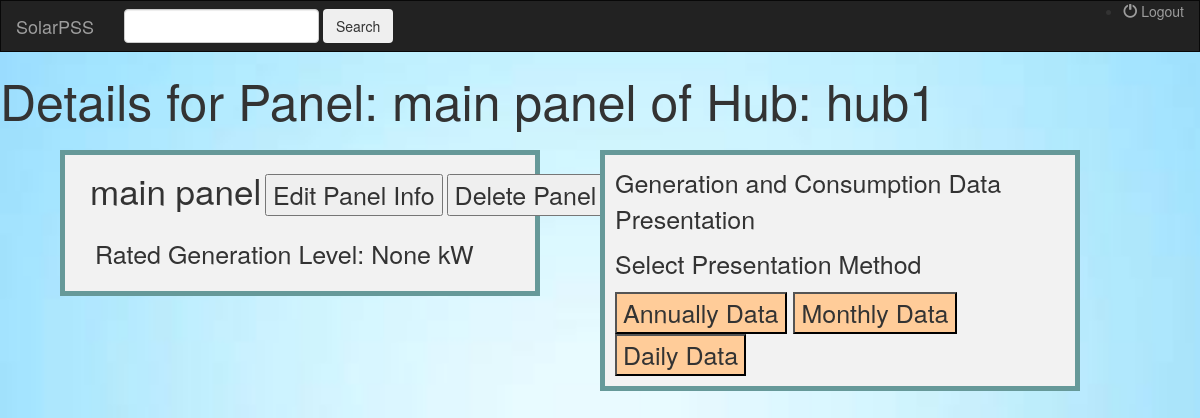
The app's page /PSS/hub/hub1/panel/main panel/ (signed in) with its own data.
### PSS/models.py (models this page shows)
class Panel(models.Model):
    hub = models.ForeignKey(Hub, on_delete=models.CASCADE)
    panel_name = models.CharField(max_length=100, null=True)
    rated_power = models.FloatField(null=True)
    install_cost = models.FloatField(default=0.0)
    life_span = models.IntegerField(default=25)

class Hub(models.Model):
    owner = models.ForeignKey(User, on_delete=models.CASCADE)
    hub_name = models.CharField(max_length=100)

### PSS/views.py (the view)
# urls.py: url(r'^PSS/hub/(?P<hub_name>[\w\s.@+-]+)/panel/(?P<panel_name>[\w\s.@+-]+)/$', views.panelDetail, name = 'panel-detail'),
def panelDetail(request, hub_name, panel_name):
    current_user = User.objects.get(username=request.user.username)
    current_hub = current_user.hub_set.get(hub_name=hub_name)
    current_panel = current_hub.panel_set.get(panel_name=panel_name)
    now = datetime.now()
    max_date = date.today()
    min_date = date(max_date.year - 1, 1, 1)
    current_year = now.year
    context = {'hub': current_hub, 'panel': current_panel, 'years': range(current_year,current_year-2,-1), 'months': range(1,13), 'min_date': min_date, 'max_date': max_date}
    return render(request, 'PSS/panel_detail.html', context)

### PSS/templates/PSS/panel_detail.html (shortened to what this page needs)
{% extends 'PSS/base.html' %}
{% block code %}
<h1>Details for Panel: {{panel.panel_name}} of Hub: {{hub.hub_name}}</h1>
<span class="hub-display">
    <div class="container">
        <span class="inline-block" style="font-size: 35px;">{{panel.panel_name}}</span>
        <span class="inline-block"><button style="font-size: 25px;">Edit Panel Info</button></span>
        <span class="inline-block"><button style="font-size: 25px;">Delete Panel</button></span>
    </div>
    <p style="font-size: 25px; margin-top: 20px; margin-left: 20px;">Rated Generation Level: {{panel.rated_power}} kW</p>
</span>
<span class="data-view">
    <p style="font-size: 25px;">Generation and Consumption Data Presentation</p>
    <span class="inline-block" style="font-size: 25px;">
        <p>Select Presentation Method</p>
        <button class="display-button" onclick="document.getElementById('year-form').style.display='block';document.getElementById('month-form').style.display='none';document.getElementById('day-form').style.display='none'">Annually Data</button>
        <button class="display-button" onclick="document.getElementById('month-form').style.display='block';document.getElementById('year-form').style.display='none';document.getElementById('day-form').style.display='none'">Monthly Data</button>
        <button class="display-button" onclick="document.getElementById('day-form').style.display='block';document.getElementById('year-form').style.display='none';document.getElementById('month-form').style.display='none'">Daily Data</button>
    </span>
</span>
{% endblock %}

### PSS/static/PSS/style.css (style rules this page uses)
body { margin:0; padding:0; background: url("images/homebackground.jpg"); background-repeat: no-repeat; background-size: cover ; }
h1 { font-size: 50px; }
.hub-display { padding: 10px; position: fixed; height: auto; width:40%; left: 5%; top: 150px; background-color: #f2f2f2; border-style: solid; border-width: 5px; border-color: #669999; }
.data-view { padding: 10px; position: fixed; height: auto; width: 40%; right: 10%; top: 150px; background-color: #f2f2f2; border-style: solid; border-width: 5px; border-color: #669999; }
.display-button { font-size: 25px; background-color: #ffcc99; }

### records on screen
Panel: panel_name "main panel", rated_power "None"
Hub: hub_name "hub1"
